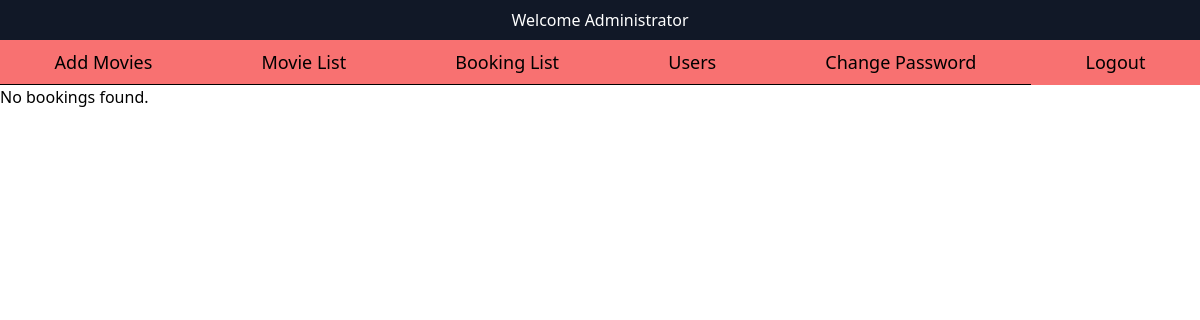
Page /admin/booking.php on the earlier database version.
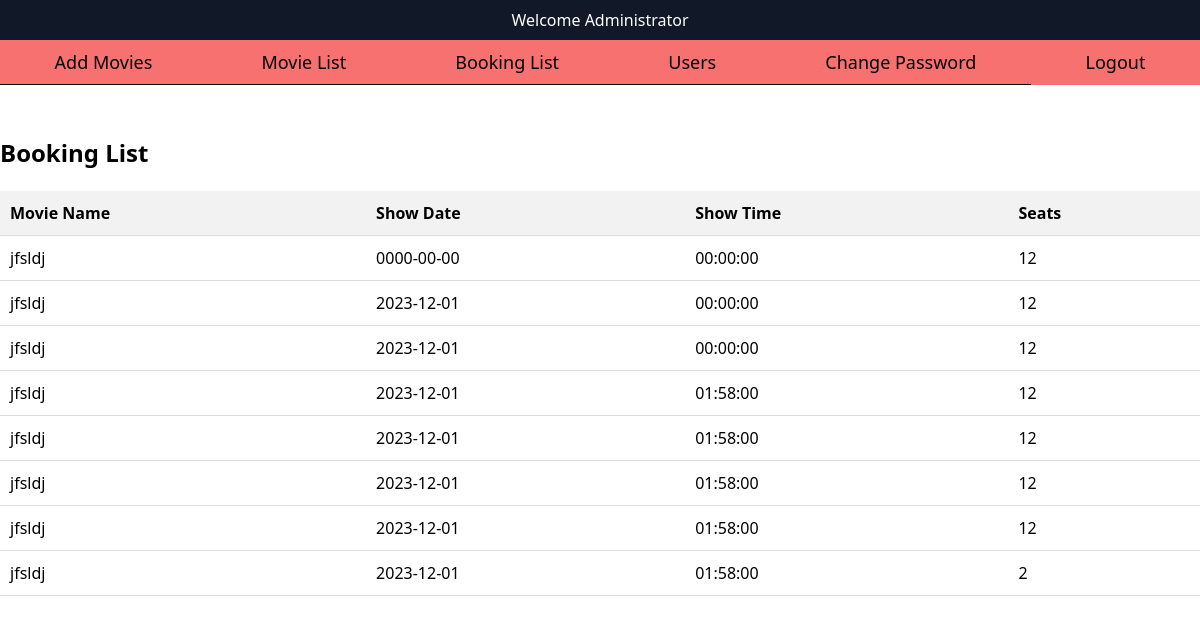
Same page on the later database version.
### tables this page shows
CREATE TABLE `booking` (
  `bid` int(11) NOT NULL,
  `seats` varchar(100) NOT NULL,
  `movie_id` int(11) NOT NULL,
  `show_date` date NOT NULL,
  `show_time` time NOT NULL
);

CREATE TABLE `movie` (
  `id` int(11) NOT NULL,
  `name` varchar(225) NOT NULL,
  `genre` varchar(30) NOT NULL,
  `industry` varchar(20) NOT NULL,
  `language` varchar(20) NOT NULL,
  `duration` varchar(30) NOT NULL,
  `reldate` varchar(20) NOT NULL,
  `director` varchar(30) NOT NULL,
  `actor` varchar(30) NOT NULL,
  `description` varchar(225) NOT NULL,
  `price` varchar(225) NOT NULL,
  `image` varchar(225) NOT NULL,
  `fdate` date NOT NULL,
  `sdate` date NOT NULL,
  `fshow` time NOT NULL
);

### admin/booking.php (the view, shortened to what this page needs)
<?php include('header.php'); ?>
<?php
$servername = "localhost";
$username = "root";
$password = "";
$dbname = "moviebooking";
$conn = new mysqli($servername, $username, $password, $dbname);
$sql = "SELECT booking.*, movie.name AS movie_name FROM booking JOIN movie ON booking.movie_id = movie.id";
$result = $conn->query($sql);
if ($result && $result->num_rows > 0) {
    echo "<div class='booking-list'>";
    echo "<h2>Booking List</h2>";
    echo "<table>";
    echo "<tr>
            <th>Movie Name</th>
            <th>Show Date</th>
            <th>Show Time</th>
            <th>Seats</th>
          </tr>";
    while ($row = $result->fetch_assoc()) {
        $movieName = $row['movie_name'];
        $showDate = $row['show_date'];
        $showTime = $row['show_time'];
        $seats = $row['seats'];
        echo "<tr>
                <td>$movieName</td>
                <td>$showDate</td>
                <td>$showTime</td>
                <td>$seats</td>
              </tr>";
    }
    echo "</table>";
    echo "</div>";
} else {
    echo "No bookings found.";
}
?>

### admin/header.php (shortened to what this page needs)
<!DOCTYPE html>
<html lang="en">
<head>
    <link href="https://cdn.jsdelivr.net/npm/tailwindcss@2.2.19/dist/tailwind.min.css" rel="stylesheet">
</head>
<body>
    <div class="head bg-gray-900 py-2">
        <h1 class="text-white text-center">Welcome Administrator</h1>
    </div>
    <nav class="flex bg-red-400">
        <ul class="flex w-full text-lg">
            <li class="py-2 border-b border-black flex-grow text-center">
                <a href="addmovies.php" class="block px-4 hover:text-red-600">Add Movies</a>
            </li>
            <li class="py-2 border-b border-black flex-grow text-center">
                <a href="movielist.php" class="block px-4">Movie List</a>
            </li>
            <li class="py-2 border-b border-black flex-grow text-center">
                <a href="booking.php" class="block px-4">Booking List</a>
            </li>
            <li class="py-2 border-b border-black flex-grow text-center">
                <a href="user.php" class="block px-4">Users</a>
            </li>
            <li class="py-2 border-b border-black flex-grow text-center">
                <a href="addmovies.php" class="block px-4">Change Password</a>
            </li>
            <li class="py-2 flex-grow text-center">
                <a href="logout.php" class="block px-4">Logout</a>
            </li>
        </ul>
    </nav>
</body>
</html>

### admin/booking.php (style rules this page uses)
.booking-list { margin-top: 50px; }
.booking-list h2 { font-size: 24px; font-weight: bold; margin-bottom: 20px; }
.booking-list table { width: 100%; border-collapse: collapse; }
.booking-list th, .booking-list td { padding: 10px; text-align: left; border-bottom: 1px solid #ddd; }
.booking-list th { background-color: #f2f2f2; }

Differences in the rows shown:
added booking: movie.name "jfsldj", show_date "0000-00-00", show_time "00:00:00", seats "12"
added booking: movie.name "jfsldj", show_date "2023-12-01", show_time "00:00:00", seats "12"
added booking: movie.name "jfsldj", show_date "2023-12-01", show_time "00:00:00", seats "12"
added booking: movie.name "jfsldj", show_date "2023-12-01", show_time "01:58:00", seats "12"
added booking: movie.name "jfsldj", show_date "2023-12-01", show_time "01:58:00", seats "12"
added booking: movie.name "jfsldj", show_date "2023-12-01", show_time "01:58:00", seats "12"
added booking: movie.name "jfsldj", show_date "2023-12-01", show_time "01:58:00", seats "12"
added booking: movie.name "jfsldj", show_date "2023-12-01", show_time "01:58:00", seats "2"
Other differences:
text no longer shown: "No bookings found."
text now shown: "Booking List Movie Name Show Date Show Time Seats"
